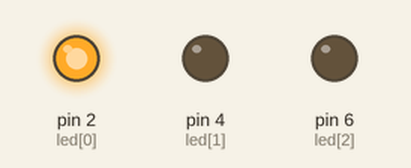
This sketch was run on a simulated Arduino Uno, built with avr-gcc and run on an emulated ATmega328P. Shown: output pins drawn as LEDs (lit = HIGH).

Above: at 0.2 s.
At 1.15 s:
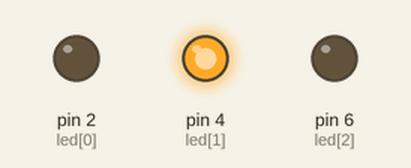
At 1.8 s:
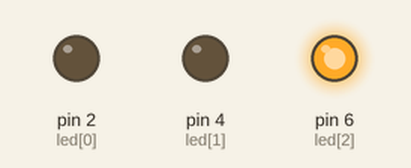
At 4.9 s:
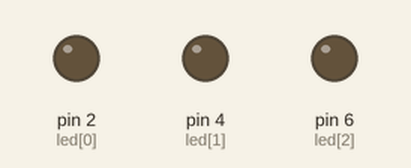
Timing chart, 0 to 6.0 s (numbered marks = the images above):
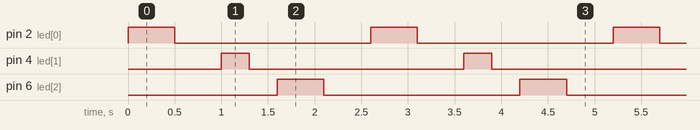

The sketch:

led_on_off_2.ino
```cpp
int led[]={2,4,6};
int ledDelay[]={500,300,500};
void setup() {
  // put your setup code here, to run once:
  for(int i=0;i<=2;i++)
  {
    pinMode(led[i],OUTPUT);
  }

}

void loop() {
  // put your main code here, to run repeatedly:
  for(int i=0;i<=2;i++)
  {
    digitalWrite(led[i],HIGH);
    delay(ledDelay[i]);
    digitalWrite(led[i],LOW);
    delay(ledDelay[i]);
  }

}
```

Measured:
- by itself, pin 2 (led[0]), pin 6 (led[2]): alternates HIGH for 0.50 s and LOW for 2.1 s
- by itself, pin 4 (led[1]): alternates HIGH for 0.30 s and LOW for 2.3 s
- by itself, everything shown: repeats every 2.6 s, in 6 steps
